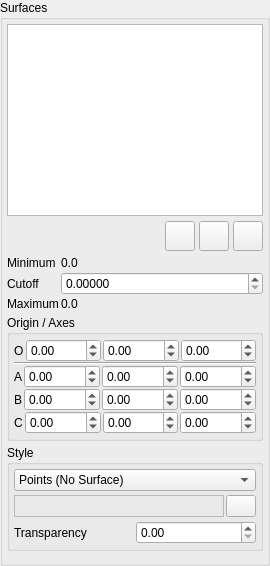
      <widget class="QWidget" name="SurfacePage" >
       <layout class="QVBoxLayout" >
        <property name="margin" >
         <number>0</number>
        </property>
        <property name="spacing" >
         <number>2</number>
        </property>
        <item>
         <widget class="QGroupBox" name="SurfacesGroup" >
          <property name="sizePolicy" >
           <sizepolicy>
            <hsizetype>5</hsizetype>
            <vsizetype>7</vsizetype>
            <horstretch>0</horstretch>
            <verstretch>0</verstretch>
           </sizepolicy>
          </property>
          <property name="title" >
           <string>Surfaces</string>
          </property>
          <layout class="QVBoxLayout" >
           <property name="margin" >
            <number>4</number>
           </property>
           <property name="spacing" >
            <number>4</number>
           </property>
           <item>
            <widget class="QListWidget" name="SurfaceList" />
           </item>
           <item>
            <layout class="QHBoxLayout" >
             <property name="margin" >
              <number>0</number>
             </property>
             <property name="spacing" >
              <number>4</number>
             </property>
             <item>
              <spacer>
               <property name="orientation" >
                <enum>Qt::Horizontal</enum>
               </property>
               <property name="sizeHint" >
                <size>
                 <width>40</width>
                 <height>32</height>
                </size>
               </property>
              </spacer>
             </item>
             <item>
              <widget class="QPushButton" name="LoadSurfaceButton" >
               <property name="sizePolicy" >
                <sizepolicy>
                 <hsizetype>5</hsizetype>
                 <vsizetype>5</vsizetype>
                 <horstretch>0</horstretch>
                 <verstretch>0</verstretch>
                </sizepolicy>
               </property>
               <property name="minimumSize" >
                <size>
                 <width>16</width>
                 <height>16</height>
                </size>
               </property>
               <property name="maximumSize" >
                <size>
                 <width>30</width>
                 <height>30</height>
                </size>
               </property>
               <property name="toolTip" >
                <string>Load surface</string>
               </property>
               <property name="icon" >
                <iconset resource="icons.qrc" >:/file/icons/file_open.svg</iconset>
               </property>
              </widget>
             </item>
             <item>
              <widget class="QPushButton" name="RemoveSurfaceButton" >
               <property name="sizePolicy" >
                <sizepolicy>
                 <hsizetype>5</hsizetype>
                 <vsizetype>5</vsizetype>
                 <horstretch>0</horstretch>
                 <verstretch>0</verstretch>
                </sizepolicy>
               </property>
               <property name="minimumSize" >
                <size>
                 <width>16</width>
                 <height>16</height>
                </size>
               </property>
               <property name="maximumSize" >
                <size>
                 <width>30</width>
                 <height>30</height>
                </size>
               </property>
               <property name="toolTip" >
                <string>Delete the selected surface</string>
               </property>
               <property name="text" >
                <string/>
               </property>
               <property name="icon" >
                <iconset resource="icons.qrc" >:/basic/icons/basic_minus.svg</iconset>
               </property>
              </widget>
             </item>
             <item>
              <widget class="QPushButton" name="SaveSurfaceButton" >
               <property name="sizePolicy" >
                <sizepolicy>
                 <hsizetype>5</hsizetype>
                 <vsizetype>5</vsizetype>
                 <horstretch>0</horstretch>
                 <verstretch>0</verstretch>
                </sizepolicy>
               </property>
               <property name="minimumSize" >
                <size>
                 <width>16</width>
                 <height>16</height>
                </size>
               </property>
               <property name="maximumSize" >
                <size>
                 <width>30</width>
                 <height>30</height>
                </size>
               </property>
               <property name="toolTip" >
                <string>Save surface</string>
               </property>
               <property name="icon" >
                <iconset resource="icons.qrc" >:/file/icons/file_save.svg</iconset>
               </property>
              </widget>
             </item>
            </layout>
           </item>
           <item>
            <layout class="QGridLayout" >
             <property name="margin" >
              <number>0</number>
             </property>
             <property name="spacing" >
              <number>2</number>
             </property>
             <item row="1" column="1" >
              <widget class="QDoubleSpinBox" name="SurfaceCutoffSpin" >
               <property name="sizePolicy" >
                <sizepolicy>
                 <hsizetype>7</hsizetype>
                 <vsizetype>0</vsizetype>
                 <horstretch>0</horstretch>
                 <verstretch>0</verstretch>
                </sizepolicy>
               </property>
               <property name="decimals" >
                <number>5</number>
               </property>
               <property name="singleStep" >
                <double>0.001000000000000</double>
               </property>
              </widget>
             </item>
             <item row="2" column="1" >
              <widget class="QLabel" name="SurfaceMaximumLabel" >
               <property name="sizePolicy" >
                <sizepolicy>
                 <hsizetype>7</hsizetype>
                 <vsizetype>5</vsizetype>
                 <horstretch>0</horstretch>
                 <verstretch>0</verstretch>
                </sizepolicy>
               </property>
               <property name="text" >
                <string>0.0</string>
               </property>
              </widget>
             </item>
             <item row="1" column="0" >
              <widget class="QLabel" name="label_37" >
               <property name="text" >
                <string>Cutoff</string>
               </property>
              </widget>
             </item>
             <item row="0" column="1" >
              <widget class="QLabel" name="SurfaceMinimumLabel" >
               <property name="sizePolicy" >
                <sizepolicy>
                 <hsizetype>7</hsizetype>
                 <vsizetype>5</vsizetype>
                 <horstretch>0</horstretch>
                 <verstretch>0</verstretch>
                </sizepolicy>
               </property>
               <property name="text" >
                <string>0.0</string>
               </property>
              </widget>
             </item>
             <item row="0" column="0" >
              <widget class="QLabel" name="label_34" >
               <property name="text" >
                <string>Minimum</string>
               </property>
              </widget>
             </item>
             <item row="2" column="0" >
              <widget class="QLabel" name="label_35" >
               <property name="text" >
                <string>Maximum</string>
               </property>
              </widget>
             </item>
            </layout>
           </item>
           <item>
            <widget class="QGroupBox" name="SurfaceOriginGroup" >
             <property name="sizePolicy" >
              <sizepolicy>
               <hsizetype>1</hsizetype>
               <vsizetype>5</vsizetype>
               <horstretch>0</horstretch>
               <verstretch>0</verstretch>
              </sizepolicy>
             </property>
             <property name="title" >
              <string>Origin / Axes</string>
             </property>
             <layout class="QVBoxLayout" >
              <property name="margin" >
               <number>4</number>
              </property>
              <property name="spacing" >
               <number>0</number>
              </property>
              <item>
               <layout class="QHBoxLayout" >
                <property name="margin" >
                 <number>0</number>
                </property>
                <property name="spacing" >
                 <number>2</number>
                </property>
                <item>
                 <widget class="QLabel" name="label_31" >
                  <property name="sizePolicy" >
                   <sizepolicy>
                    <hsizetype>1</hsizetype>
                    <vsizetype>5</vsizetype>
                    <horstretch>0</horstretch>
                    <verstretch>0</verstretch>
                   </sizepolicy>
                  </property>
                  <property name="text" >
                   <string>O</string>
                  </property>
                 </widget>
                </item>
                <item>
                 <widget class="QDoubleSpinBox" name="SurfaceOriginXSpin" >
                  <property name="sizePolicy" >
                   <sizepolicy>
                    <hsizetype>7</hsizetype>
                    <vsizetype>0</vsizetype>
                    <horstretch>0</horstretch>
                    <verstretch>0</verstretch>
                   </sizepolicy>
                  </property>
                  <property name="maximum" >
                   <double>1000.000000000000000</double>
                  </property>
                  <property name="minimum" >
                   <double>-1000.000000000000000</double>
                  </property>
                 </widget>
                </item>
                <item>
                 <widget class="QDoubleSpinBox" name="SurfaceOriginYSpin" >
                  <property name="sizePolicy" >
                   <sizepolicy>
                    <hsizetype>7</hsizetype>
                    <vsizetype>0</vsizetype>
                    <horstretch>0</horstretch>
                    <verstretch>0</verstretch>
                   </sizepolicy>
                  </property>
                  <property name="maximum" >
                   <double>1000.000000000000000</double>
                  </property>
                  <property name="minimum" >
                   <double>-1000.000000000000000</double>
                  </property>
                 </widget>
                </item>
                <item>
                 <widget class="QDoubleSpinBox" name="SurfaceOriginZSpin" >
                  <property name="sizePolicy" >
                   <sizepolicy>
                    <hsizetype>7</hsizetype>
                    <vsizetype>0</vsizetype>
                    <horstretch>0</horstretch>
                    <verstretch>0</verstretch>
                   </sizepolicy>
                  </property>
                  <property name="maximum" >
                   <double>1000.000000000000000</double>
                  </property>
                  <property name="minimum" >
                   <double>-1000.000000000000000</double>
                  </property>
                 </widget>
                </item>
               </layout>
              </item>
              <item>
               <widget class="Line" name="line_3" >
                <property name="orientation" >
                 <enum>Qt::Horizontal</enum>
                </property>
               </widget>
              </item>
              <item>
               <layout class="QHBoxLayout" >
                <property name="margin" >
                 <number>0</number>
                </property>
                <property name="spacing" >
                 <number>2</number>
                </property>
                <item>
                 <widget class="QLabel" name="label_36" >
                  <property name="sizePolicy" >
                   <sizepolicy>
                    <hsizetype>1</hsizetype>
                    <vsizetype>5</vsizetype>
                    <horstretch>0</horstretch>
                    <verstretch>0</verstretch>
                   </sizepolicy>
                  </property>
                  <property name="text" >
                   <string>A</string>
                  </property>
                 </widget>
                </item>
                <item>
                 <widget class="QDoubleSpinBox" name="SurfaceAxesAXSpin" >
                  <property name="sizePolicy" >
                   <sizepolicy>
                    <hsizetype>7</hsizetype>
                    <vsizetype>0</vsizetype>
                    <horstretch>0</horstretch>
                    <verstretch>0</verstretch>
                   </sizepolicy>
                  </property>
                  <property name="maximum" >
                   <double>10.000000000000000</double>
                  </property>
                  <property name="minimum" >
                   <double>-10.000000000000000</double>
                  </property>
                  <property name="singleStep" >
                   <double>0.100000000000000</double>
                  </property>
                 </widget>
                </item>
                <item>
                 <widget class="QDoubleSpinBox" name="SurfaceAxesAYSpin" >
                  <property name="sizePolicy" >
                   <sizepolicy>
                    <hsizetype>7</hsizetype>
                    <vsizetype>0</vsizetype>
                    <horstretch>0</horstretch>
                    <verstretch>0</verstretch>
                   </sizepolicy>
                  </property>
                  <property name="maximum" >
                   <double>10.000000000000000</double>
                  </property>
                  <property name="minimum" >
                   <double>-10.000000000000000</double>
                  </property>
                  <property name="singleStep" >
                   <double>0.100000000000000</double>
                  </property>
                 </widget>
                </item>
                <item>
                 <widget class="QDoubleSpinBox" name="SurfaceAxesAZSpin" >
                  <property name="sizePolicy" >
                   <sizepolicy>
                    <hsizetype>7</hsizetype>
                    <vsizetype>0</vsizetype>
                    <horstretch>0</horstretch>
                    <verstretch>0</verstretch>
                   </sizepolicy>
                  </property>
                  <property name="maximum" >
                   <double>10.000000000000000</double>
                  </property>
                  <property name="minimum" >
                   <double>-10.000000000000000</double>
                  </property>
                  <property name="singleStep" >
                   <double>0.100000000000000</double>
                  </property>
                 </widget>
                </item>
               </layout>
              </item>
              <item>
               <layout class="QHBoxLayout" >
                <property name="margin" >
                 <number>0</number>
                </property>
                <property name="spacing" >
                 <number>2</number>
                </property>
                <item>
                 <widget class="QLabel" name="label_32" >
                  <property name="sizePolicy" >
                   <sizepolicy>
                    <hsizetype>1</hsizetype>
                    <vsizetype>5</vsizetype>
                    <horstretch>0</horstretch>
                    <verstretch>0</verstretch>
                   </sizepolicy>
                  </property>
                  <property name="text" >
                   <string>B</string>
                  </property>
                 </widget>
                </item>
                <item>
                 <widget class="QDoubleSpinBox" name="SurfaceAxesBXSpin" >
                  <property name="sizePolicy" >
                   <sizepolicy>
                    <hsizetype>7</hsizetype>
                    <vsizetype>0</vsizetype>
                    <horstretch>0</horstretch>
                    <verstretch>0</verstretch>
                   </sizepolicy>
                  </property>
                  <property name="maximum" >
                   <double>10.000000000000000</double>
                  </property>
                  <property name="minimum" >
                   <double>-10.000000000000000</double>
                  </property>
                  <property name="singleStep" >
                   <double>0.100000000000000</double>
                  </property>
                 </widget>
                </item>
                <item>
                 <widget class="QDoubleSpinBox" name="SurfaceAxesBYSpin" >
                  <property name="sizePolicy" >
                   <sizepolicy>
                    <hsizetype>7</hsizetype>
                    <vsizetype>0</vsizetype>
                    <horstretch>0</horstretch>
                    <verstretch>0</verstretch>
                   </sizepolicy>
                  </property>
                  <property name="maximum" >
                   <double>10.000000000000000</double>
                  </property>
                  <property name="minimum" >
                   <double>-10.000000000000000</double>
                  </property>
                  <property name="singleStep" >
                   <double>0.100000000000000</double>
                  </property>
                 </widget>
                </item>
                <item>
                 <widget class="QDoubleSpinBox" name="SurfaceAxesBZSpin" >
                  <property name="sizePolicy" >
                   <sizepolicy>
                    <hsizetype>7</hsizetype>
                    <vsizetype>0</vsizetype>
                    <horstretch>0</horstretch>
                    <verstretch>0</verstretch>
                   </sizepolicy>
                  </property>
                  <property name="maximum" >
                   <double>10.000000000000000</double>
                  </property>
                  <property name="minimum" >
                   <double>-10.000000000000000</double>
                  </property>
                  <property name="singleStep" >
                   <double>0.100000000000000</double>
                  </property>
                 </widget>
                </item>
               </layout>
              </item>
              <item>
               <layout class="QHBoxLayout" >
                <property name="margin" >
                 <number>0</number>
                </property>
                <property name="spacing" >
                 <number>2</number>
                </property>
                <item>
                 <widget class="QLabel" name="label_33" >
                  <property name="sizePolicy" >
                   <sizepolicy>
                    <hsizetype>1</hsizetype>
                    <vsizetype>5</vsizetype>
                    <horstretch>0</horstretch>
                    <verstretch>0</verstretch>
                   </sizepolicy>
                  </property>
                  <property name="text" >
                   <string>C</string>
                  </property>
                 </widget>
                </item>
                <item>
                 <widget class="QDoubleSpinBox" name="SurfaceAxesCXSpin" >
                  <property name="sizePolicy" >
                   <sizepolicy>
                    <hsizetype>7</hsizetype>
                    <vsizetype>0</vsizetype>
                    <horstretch>0</horstretch>
                    <verstretch>0</verstretch>
                   </sizepolicy>
                  </property>
                  <property name="maximum" >
                   <double>10.000000000000000</double>
                  </property>
                  <property name="minimum" >
                   <double>-10.000000000000000</double>
                  </property>
                  <property name="singleStep" >
                   <double>0.100000000000000</double>
                  </property>
                 </widget>
                </item>
                <item>
                 <widget class="QDoubleSpinBox" name="SurfaceAxesCYSpin" >
                  <property name="sizePolicy" >
                   <sizepolicy>
                    <hsizetype>7</hsizetype>
                    <vsizetype>0</vsizetype>
                    <horstretch>0</horstretch>
                    <verstretch>0</verstretch>
                   </sizepolicy>
                  </property>
                  <property name="maximum" >
                   <double>10.000000000000000</double>
                  </property>
                  <property name="minimum" >
                   <double>-10.000000000000000</double>
                  </property>
                  <property name="singleStep" >
                   <double>0.100000000000000</double>
                  </property>
                 </widget>
                </item>
                <item>
                 <widget class="QDoubleSpinBox" name="SurfaceAxesCZSpin" >
                  <property name="sizePolicy" >
                   <sizepolicy>
                    <hsizetype>7</hsizetype>
                    <vsizetype>0</vsizetype>
                    <horstretch>0</horstretch>
                    <verstretch>0</verstretch>
                   </sizepolicy>
                  </property>
                  <property name="maximum" >
                   <double>10.000000000000000</double>
                  </property>
                  <property name="minimum" >
                   <double>-10.000000000000000</double>
                  </property>
                  <property name="singleStep" >
                   <double>0.100000000000000</double>
                  </property>
                 </widget>
                </item>
               </layout>
              </item>
             </layout>
            </widget>
           </item>
           <item>
            <widget class="QGroupBox" name="SurfaceStyleGroup" >
             <property name="sizePolicy" >
              <sizepolicy>
               <hsizetype>7</hsizetype>
               <vsizetype>1</vsizetype>
               <horstretch>0</horstretch>
               <verstretch>0</verstretch>
              </sizepolicy>
             </property>
             <property name="title" >
              <string>Style</string>
             </property>
             <layout class="QVBoxLayout" >
              <property name="margin" >
               <number>4</number>
              </property>
              <property name="spacing" >
               <number>4</number>
              </property>
              <item>
               <widget class="QComboBox" name="SurfaceStyleCombo" >
                <property name="sizePolicy" >
                 <sizepolicy>
                  <hsizetype>7</hsizetype>
                  <vsizetype>0</vsizetype>
                  <horstretch>0</horstretch>
                  <verstretch>0</verstretch>
                 </sizepolicy>
                </property>
                <item>
                 <property name="text" >
                  <string>Points (No Surface)</string>
                 </property>
                </item>
                <item>
                 <property name="text" >
                  <string>Points</string>
                 </property>
                </item>
                <item>
                 <property name="text" >
                  <string>Triangles</string>
                 </property>
                </item>
                <item>
                 <property name="text" >
                  <string>Solid</string>
                 </property>
                </item>
               </widget>
              </item>
              <item>
               <layout class="QHBoxLayout" >
                <property name="margin" >
                 <number>0</number>
                </property>
                <property name="spacing" >
                 <number>2</number>
                </property>
                <item>
                 <widget class="TColourFrame" name="SurfaceColourFrame" >
                  <property name="frameShape" >
                   <enum>QFrame::StyledPanel</enum>
                  </property>
                  <property name="frameShadow" >
                   <enum>QFrame::Raised</enum>
                  </property>
                 </widget>
                </item>
                <item>
                 <widget class="QPushButton" name="SurfaceColourButton" >
                  <property name="sizePolicy" >
                   <sizepolicy>
                    <hsizetype>5</hsizetype>
                    <vsizetype>5</vsizetype>
                    <horstretch>0</horstretch>
                    <verstretch>0</verstretch>
                   </sizepolicy>
                  </property>
                  <property name="minimumSize" >
                   <size>
                    <width>16</width>
                    <height>16</height>
                   </size>
                  </property>
                  <property name="maximumSize" >
                   <size>
                    <width>30</width>
                    <height>30</height>
                   </size>
                  </property>
                  <property name="text" >
                   <string/>
                  </property>
                  <property name="icon" >
                   <iconset resource="icons.qrc" >:/basic/icons/basic_colour.svg</iconset>
                  </property>
                 </widget>
                </item>
               </layout>
              </item>
              <item>
               <layout class="QHBoxLayout" >
                <property name="margin" >
                 <number>0</number>
                </property>
                <property name="spacing" >
                 <number>2</number>
                </property>
                <item>
                 <widget class="QLabel" name="label_38" >
                  <property name="text" >
                   <string>Transparency</string>
                  </property>
                 </widget>
                </item>
                <item>
                 <widget class="QDoubleSpinBox" name="SurfaceTransparencySpin" >
                  <property name="maximum" >
                   <double>1.000000000000000</double>
                  </property>
                  <property name="singleStep" >
                   <double>0.050000000000000</double>
                  </property>
                 </widget>
                </item>
               </layout>
              </item>
             </layout>
            </widget>
           </item>
           <item>
            <spacer>
             <property name="orientation" >
              <enum>Qt::Vertical</enum>
             </property>
             <property name="sizeHint" >
              <size>
               <width>20</width>
               <height>8</height>
              </size>
             </property>
            </spacer>
           </item>
          </layout>
         </widget>
        </item>
       </layout>
      </widget>
